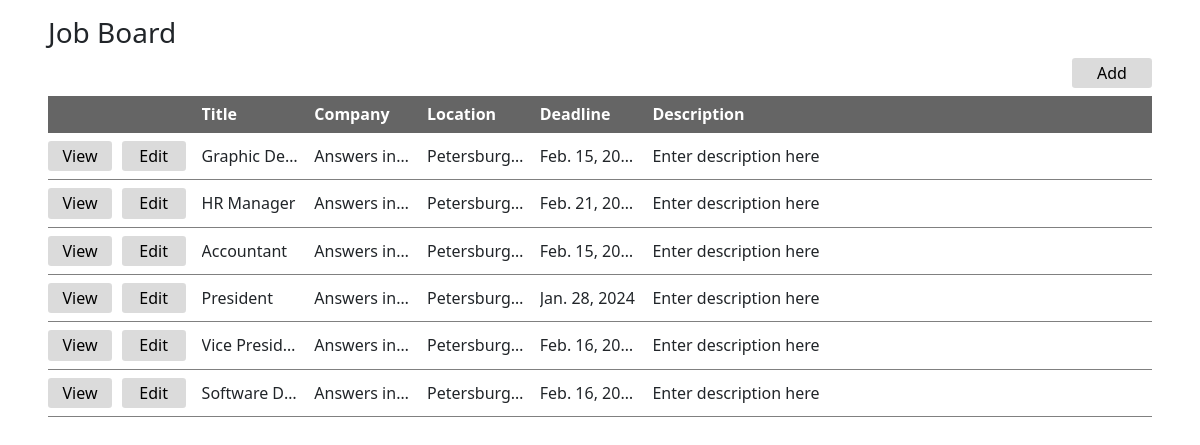
/, run on an earlier commit of the app's database.
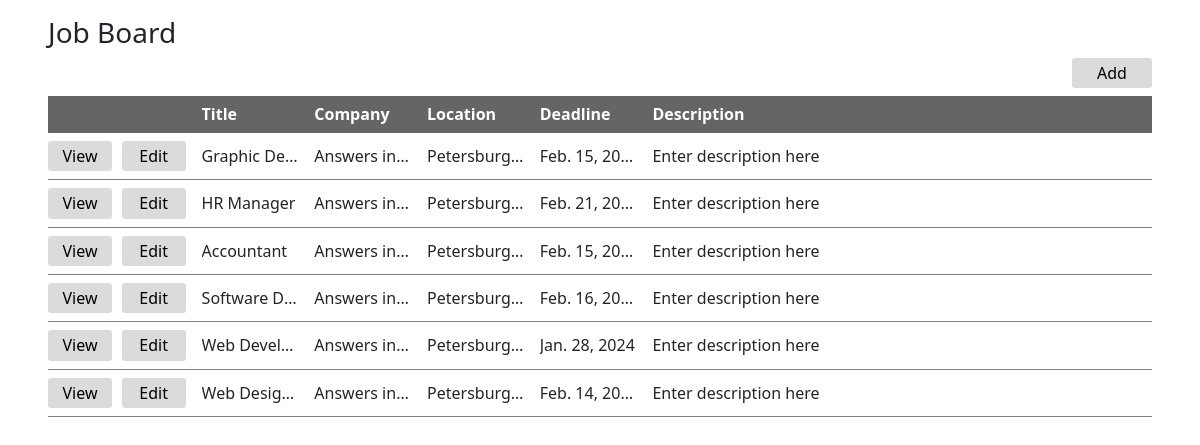
And on a later commit of the database.
### app_jobBoard/models.py (models this page shows)
class Job(models.Model):
    title = models.CharField(max_length=1000)
    companyName = models.CharField(max_length=500)
    description = models.CharField(max_length=5000)
    location = models.CharField(max_length=500)
    applicationDeadline = models.DateField()

### app_jobBoard/views.py (the view)
# urls.py: path("", views.HomePage, name="Home Page"),
def HomePage(request):
    jobListings = Job.objects.all()
    return render(request, "index.html", { "jobListings": jobListings })

### app_jobBoard/templates/index.html
{% extends "base.html" %}
{% block content %}
    <h3>Job Board</h3>
    <a href="{% url 'Add Job' %}" class="btn-add-job">
        <button>Add</button>
    </a>
    <div class="job-headers">
        <p class="job-header-1">Title</p>
        <p class="job-header-2">Company</p>
        <p class="job-header-3">Location</p>
        <p class="job-header-4">Deadline</p>
        <p class="job-header-5">Description</p>
    </div>
    <ul class="job-listings">
        {% for job in jobListings %}
            <li>
                <div class="job-listing">
                    <div class="btn-controls-container">
                        <a href="{% url 'Job Details' job.id %}"  class="btn-view-job">
                            <button>View</button>
                        </a>
                        <a href="{% url 'Edit Job' job.id %}" class="btn-edit-job">
                            <button>Edit</button>
                        </a>
                    </div>
                    <p class="row-item-1">{{ job.title }}</p>
                    <p class="row-item-2">{{ job.companyName }}</p>
                    <p class="row-item-3">{{ job.location }}</p>
                    <p class="row-item-4">{{ job.applicationDeadline }}</p>
                    <p class="row-item-5">{{ job.description }}</p>
                </div>
            </li>
        {% endfor %}
    </ul>
{% endblock %}

### app_jobBoard/templates/base.html (shortened to what this page needs)
<!doctype html>
<html lang="en">
  <head>
    <link href="/static/style.css" rel="stylesheet">
    <link href="https://cdn.jsdelivr.net/npm/bootstrap@5.3.2/dist/css/bootstrap.min.css" rel="stylesheet">
  </head>
  <body>
    {% block content %}
    {% endblock %}
  </body>
</html>

### app_jobBoard/static/style.css (style rules this page uses)
html { height: 100%; min-height: 100%; }
body { display: flex; flex-direction: column; padding: 1rem 3rem 2rem 3rem; height: 100%; min-height: 100%; }
.btn-add-job { align-self: flex-end; }
.btn-add-job > button { border: none; border-radius: .2rem; background-color: rgb(219, 219, 219); padding: .2rem 1rem; width: 5rem; }
.job-headers { display: flex; flex-direction: row; padding: .4rem 0rem; margin-top: .5rem !important; background-color: rgb(101, 101, 101); }
.job-headers > p { font-weight: bold; color: white; }
.job-header-1 { width: 10rem; overflow: hidden; text-overflow: ellipsis; text-wrap: nowrap; margin: 0rem; margin-left: 9.6rem; margin-right: 1rem; }
.job-header-2 { width: 10rem; overflow: hidden; text-overflow: ellipsis; text-wrap: nowrap; margin: 0rem; margin-right: 1rem; }
.job-header-3 { width: 10rem; overflow: hidden; text-overflow: ellipsis; text-wrap: nowrap; margin: 0rem; margin-right: 1rem; }
.job-header-4 { width: 10rem; overflow: hidden; text-overflow: ellipsis; text-wrap: nowrap; margin: 0rem; margin-right: 1rem; }
.job-header-5 { width: 50rem; overflow: hidden; text-overflow: ellipsis; text-wrap: nowrap; margin: 0rem; margin-right: 1rem; }
.job-listings { list-style-type: none; padding: 0rem; width: 100%; }
.job-listing { display: flex; flex-direction: row; align-items: center; padding: .5rem 0rem; border-bottom: solid .05rem gray; overflow: hidden; }
.btn-controls-container { display: flex; flex-direction: row; }
.btn-view-job > button { border: none; border-radius: .2rem; background-color: rgb(219, 219, 219); padding: .2rem .3rem; margin-right: .6rem; width: 4rem; }
.btn-edit-job > button { border: none; border-radius: .2rem; background-color: rgb(219, 219, 219); padding: .2rem .3rem; width: 4rem; margin-right: 1rem; }
.row-item-1 { width: 10rem; overflow: hidden; text-overflow: ellipsis; text-wrap: nowrap; margin: 0rem; margin-right: 1rem; }
.row-item-2 { width: 10rem; overflow: hidden; text-overflow: ellipsis; text-wrap: nowrap; margin: 0rem; margin-right: 1rem; }
.row-item-3 { width: 10rem; overflow: hidden; text-overflow: ellipsis; text-wrap: nowrap; margin: 0rem; margin-right: 1rem; }
.row-item-4 { width: 10rem; overflow: hidden; text-overflow: ellipsis; text-wrap: nowrap; margin: 0rem; margin-right: 1rem; }
.row-item-5 { width: 50rem; overflow: hidden; text-overflow: ellipsis; text-wrap: nowrap; margin: 0rem; margin-right: 1rem; }

What changed in the data, as far as the page shows it:
removed Job: title "President", companyName "Answers in…", location "Petersburg…", applicationDeadline "Jan. 28, 2024", description "Enter description here"
removed Job: title "Vice Presid…", companyName "Answers in…", location "Petersburg…", applicationDeadline "Feb. 16, 20…", description "Enter description here"
added Job: title "Web Devel…", companyName "Answers in…", location "Petersburg…", applicationDeadline "Jan. 28, 2024", description "Enter description here"
added Job: title "Web Desig…", companyName "Answers in…", location "Petersburg…", applicationDeadline "Feb. 14, 20…", description "Enter description here"
